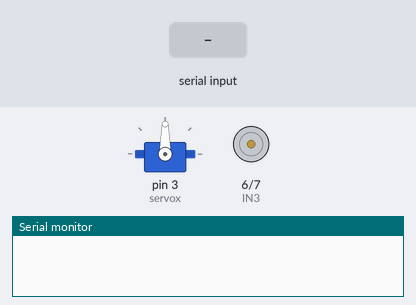
The sketch below on a simulated Arduino Uno, built with avr-gcc and run on an emulated ATmega328P. On the bench: servo, motor-driver pin pairs drawn as motors (green arrow = first pin HIGH = forward, orange = second pin HIGH = backward, longer = more drive, scaled by the enable pin), the last lines printed to the serial monitor. The inputs (shaded band) are chosen by the test bench.

Above: at 1.2 s.
1.3 s: "N#" received over Serial
2.8 s: "S#" received over Serial
4.3 s: "L#" received over Serial
At 5.3 s:
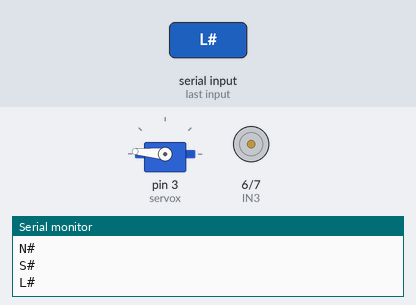
5.8 s: "O#" received over Serial
At 6.4 s:
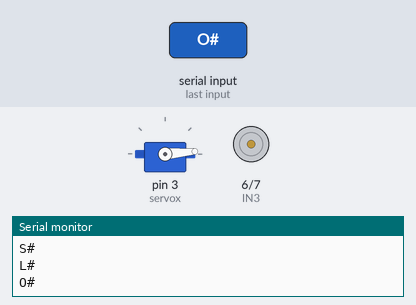
7.3 s: "A#" received over Serial
At 7.6 s:
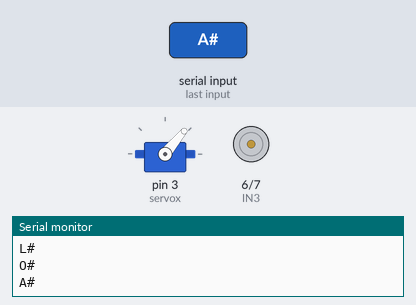
8.8 s: "B#" received over Serial
At 9.9 s:
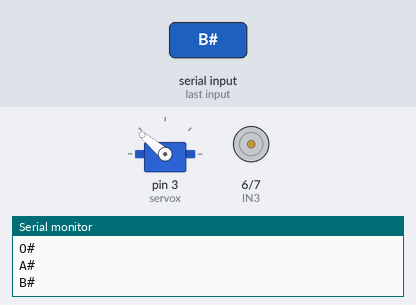
Timing chart, 0 to 11.3 s (numbered marks = the images above; inputs shaded):
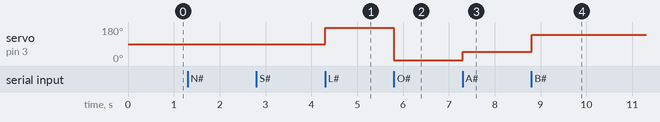

Measured:
- after the input at 4.3 s, servo on pin 3 (servox): 90° → 175° at once
- after the input at 5.8 s, servo on pin 3 (servox): 175° → 5° at once
- after the input at 7.3 s, servo on pin 3 (servox): 5° → 50° at once
- after the input at 8.8 s, servo on pin 3 (servox): 50° → 140° at once

The sketch:

sketch_jun13a.ino
```cpp
#include <Servo.h>

int IN3= 6;
int IN4 = 7;
int vspeed = 5;
int velocidade=0;
int tosend;


String inputString = "";         // a string to hold incoming data
boolean stringComplete = false;  // whether the string is complete


Servo servox;

void setup()
{
    Serial.begin(9600);

    pinMode(IN3,OUTPUT);
    pinMode(IN4,OUTPUT);

    pinMode(vspeed,OUTPUT);

    servox.attach(3);
    servox.write(90);
    inputString.reserve(200);

}

void loop()
{
  if (stringComplete)
  {
    Serial.println(inputString);
    testa();

    // clear the string:
    inputString = "";
    stringComplete = false;
  }

}

void serialEvent() {
  while (Serial.available()) {
    // get the new byte:
    char inChar = (char)Serial.read();
    // add it to the inputString:
    inputString += inChar;
    // if the incoming character is a newline, set a flag
    // so the main loop can do something about it:
    if (inChar == '#') {
      stringComplete = true;
    }
  }
}

void testa()
{
   if (inputString == "N#")
   {
      digitalWrite(IN4,HIGH);
      digitalWrite(IN3,LOW);
      servox.write(90);
   }
   if (inputString == "S#")
   {
      digitalWrite(IN4,LOW);
      digitalWrite(IN3,HIGH);
      servox.write(90);
   }
   if (inputString == "L#")
   {
      servox.write(175);
   }
   if (inputString == "O#")
   {
      servox.write(5);
   }
   if (inputString == "A#")
   {
      servox.write(50);
   }
   if (inputString == "B#")
   {
      servox.write(140);
   }
   if (inputString == "X#")
   {
    velocidade = 0;
   }
   if (inputString == "Y#")
   {
    velocidade = 100;
   }
   if (inputString == "Z#")
   {
    velocidade = 180;
   }
   if (inputString == "W#")
   {
    velocidade = 255;
   }
   analogWrite(vspeed,velocidade);

}
```
